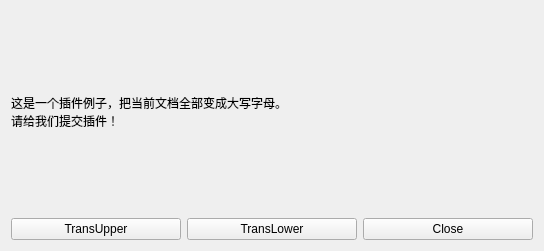
<?xml version="1.0" encoding="UTF-8"?>
<ui version="4.0">
 <class>QtTestClassClass</class>
 <widget class="QWidget" name="QtTestClassClass">
  <property name="geometry">
   <rect>
    <x>0</x>
    <y>0</y>
    <width>544</width>
    <height>251</height>
   </rect>
  </property>
  <property name="windowTitle">
   <string>QtTestClass</string>
  </property>
  <layout class="QVBoxLayout" name="verticalLayout">
   <item>
    <widget class="QLabel" name="label">
     <property name="text">
      <string>这是一个插件例子，把当前文档全部变成大写字母。
请给我们提交插件！</string>
     </property>
    </widget>
   </item>
   <item>
    <layout class="QHBoxLayout" name="horizontalLayout">
     <item>
      <widget class="QPushButton" name="upperBt">
       <property name="text">
        <string>TransUpper</string>
       </property>
      </widget>
     </item>
     <item>
      <widget class="QPushButton" name="lowerBt">
       <property name="text">
        <string>TransLower</string>
       </property>
      </widget>
     </item>
     <item>
      <widget class="QPushButton" name="pushButton_2">
       <property name="text">
        <string>Close</string>
       </property>
      </widget>
     </item>
    </layout>
   </item>
  </layout>
 </widget>
 <layoutdefault spacing="6" margin="11"/>
 <resources/>
 <connections>
  <connection>
   <sender>pushButton_2</sender>
   <signal>clicked()</signal>
   <receiver>QtTestClassClass</receiver>
   <slot>close()</slot>
   <hints>
    <hint type="sourcelabel">
     <x>435</x>
     <y>188</y>
    </hint>
    <hint type="destinationlabel">
     <x>446</x>
     <y>246</y>
    </hint>
   </hints>
  </connection>
  <connection>
   <sender>upperBt</sender>
   <signal>clicked()</signal>
   <receiver>QtTestClassClass</receiver>
   <slot>on_upper()</slot>
   <hints>
    <hint type="sourcelabel">
     <x>177</x>
     <y>181</y>
    </hint>
    <hint type="destinationlabel">
     <x>187</x>
     <y>247</y>
    </hint>
   </hints>
  </connection>
  <connection>
   <sender>lowerBt</sender>
   <signal>clicked()</signal>
   <receiver>QtTestClassClass</receiver>
   <slot>on_lower()</slot>
   <hints>
    <hint type="sourcelabel">
     <x>296</x>
     <y>182</y>
    </hint>
    <hint type="destinationlabel">
     <x>323</x>
     <y>244</y>
    </hint>
   </hints>
  </connection>
 </connections>
 <slots>
  <slot>on_upper()</slot>
  <slot>on_lower()</slot>
 </slots>
</ui>
